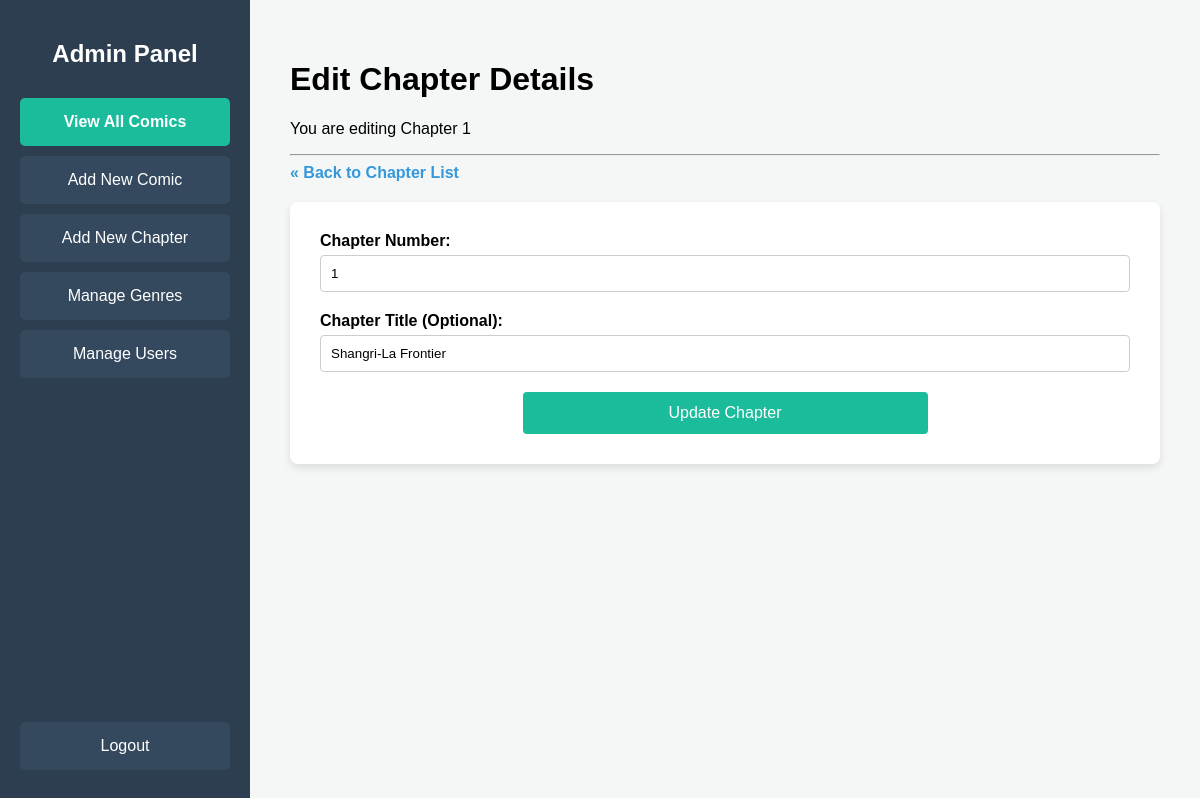
/code/admin/edit_chapter.php?id=1 (signed in), run on an earlier commit of the app's database.
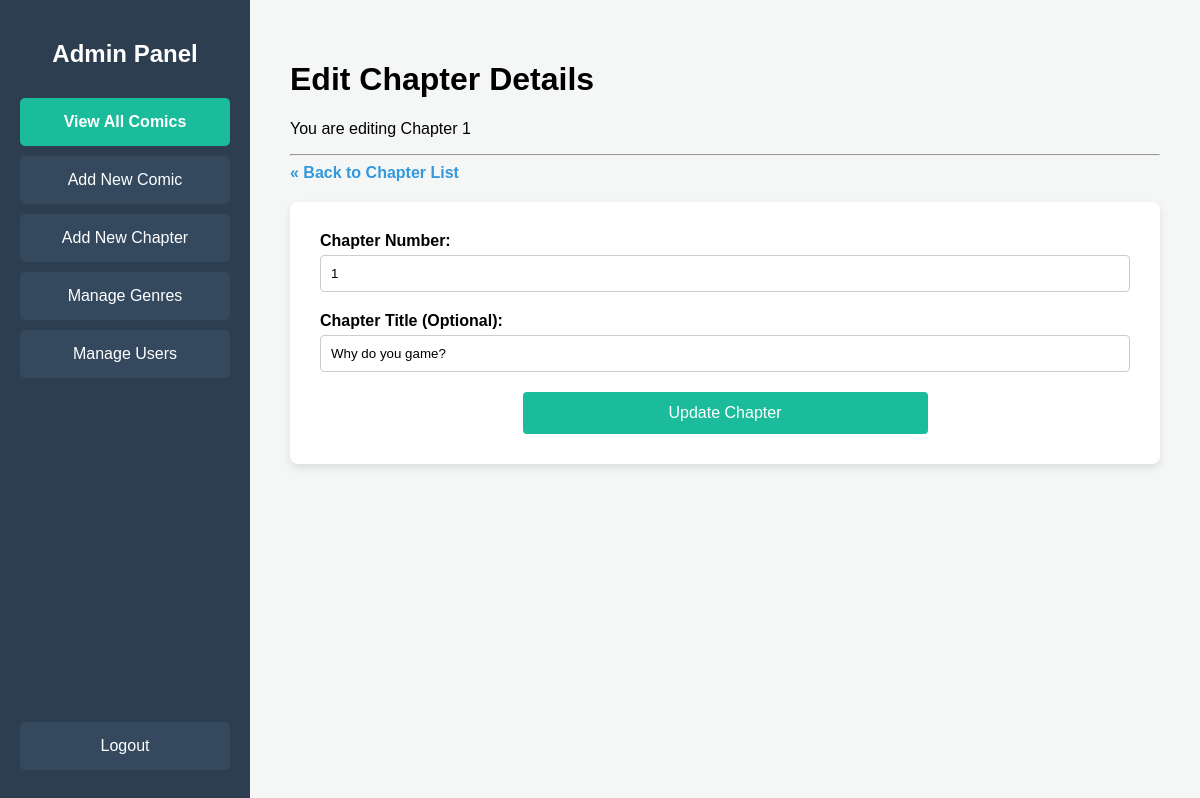
And on a later commit of the database.
### tables this page shows
CREATE TABLE `tb_chapter` (
  `chapter_id` int(11) NOT NULL,
  `komik_id` int(11) NOT NULL,
  `chapter_number` decimal(65,0) NOT NULL,
  `title` varchar(255) NOT NULL,
  `release_date` date NOT NULL
);

### code/admin/edit_chapter.php (the view, shortened to what this page needs)
<?php
include '../connection.php';
$chapter_id = (int)$_GET['id'];
$sql = "SELECT * FROM tb_chapter WHERE chapter_id = ?";
$stmt = mysqli_prepare($conn, $sql);
mysqli_stmt_bind_param($stmt, "i", $chapter_id);
mysqli_stmt_execute($stmt);
$result = mysqli_stmt_get_result($stmt);
$chapter = mysqli_fetch_assoc($result);
?>
<!DOCTYPE html>
<html lang="en">
<head>
    <link rel="stylesheet" href="../../assets/css/admin_style.css">
</head>
<body>
    <div class="dashboard-container">
        <div class="sidebar">
            <h2>Admin Panel</h2>
            <a href="dashboard.php" class="nav-button active">View All Comics</a>
            <a href="add_comic.php" class="nav-button">Add New Comic</a>
            <a href="add_chapter.php" class="nav-button">Add New Chapter</a>
            <a href="manage_genres.php" class="nav-button">Manage Genres</a>
            <a href="manage_users.php" class="nav-button">Manage Users</a>
            <a href="../logout.php" class="nav-button logout-button" onclick="return confirm('Are you sure you want to log out?');">Logout</a>
        </div>
        <div class="main-content">
            <h1>Edit Chapter Details</h1>
            <p>You are editing Chapter <?php echo htmlspecialchars($chapter['chapter_number']); ?></p>
            <hr>
            <a href="manage_chapters.php?id=<?php echo $chapter['komik_id']; ?>" class="back-link">&laquo; Back to Chapter List</a>
            <div class="form-container">
                <form action="edit_chapter_process.php" method="POST">
                    <div class="form-group">
                        <label>Chapter Number:</label>
                        <input type="number" step="0.1" name="chapter_number" value="<?php echo htmlspecialchars($chapter['chapter_number']); ?>" required>
                    </div>
                    <div class="form-group">
                        <label>Chapter Title (Optional):</label>
                        <input type="text" name="chapter_title" value="<?php echo htmlspecialchars($chapter['title']); ?>">
                    </div>
                    <button type="submit">Update Chapter</button>
                </form>
            </div>
        </div>
    </div>
</body>
</html>

What changed in the data, as far as the page shows it:
changed tb_chapter: chapter_title "Shangri-La Frontier" → "Why do you game?"
